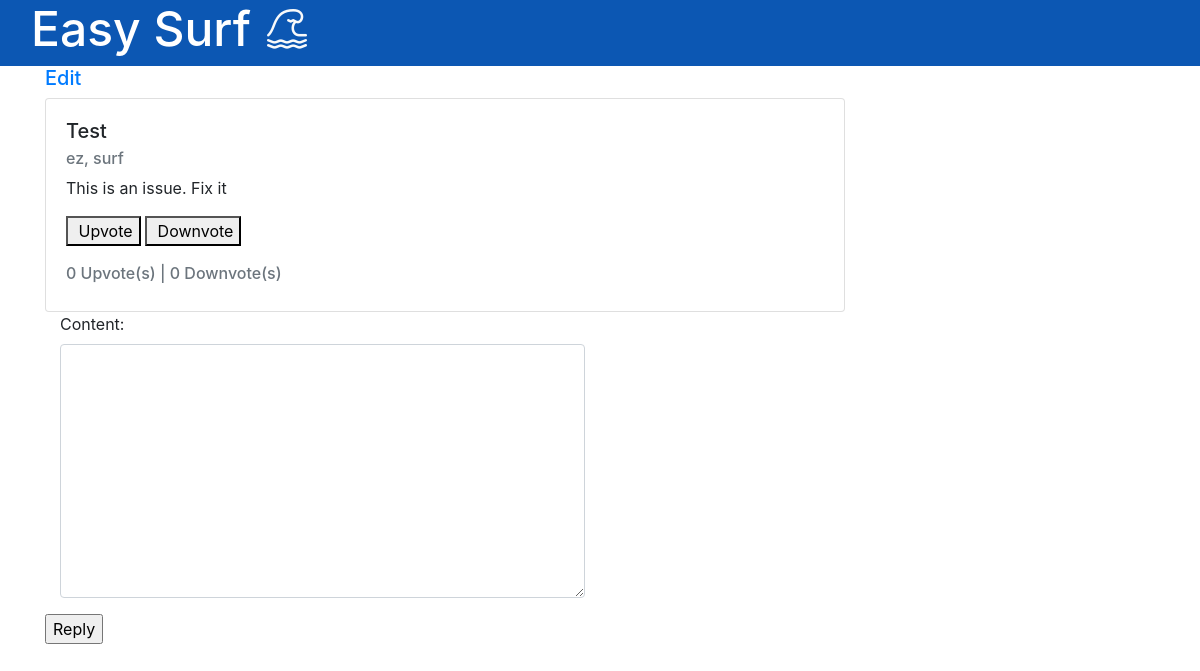
The page /issues/1/ (signed in) on the database as committed earlier.
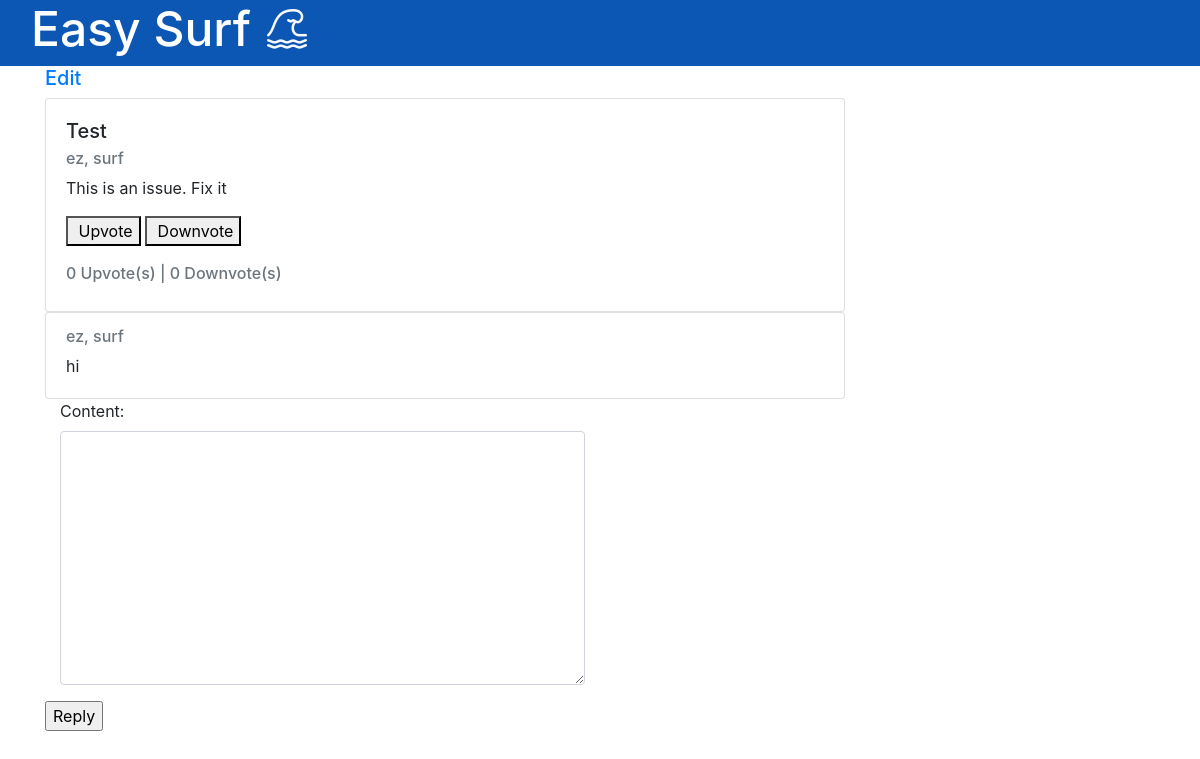
The same page on the database as committed later.
### easysurfCommunityIssues/models.py (models this page shows, shortened)
class IssueReply(models.Model):
    content = models.CharField(max_length=500)
    issue = models.ForeignKey(Issue, on_delete=models.CASCADE)
    user = models.ForeignKey(Account, on_delete=models.CASCADE)
    date_posted = models.DateTimeField(default=timezone.now)

### account/models.py (models this page shows, shortened)
class Account(AbstractBaseUser):
    email = models.EmailField(verbose_name="email", max_length=60, unique=True)
    username = models.CharField(max_length=30, unique=True)
    date_joined = models.DateTimeField(verbose_name="date joined", auto_now_add=True)
    last_login = models.DateTimeField(verbose_name="last login", auto_now=True)
    is_admin = models.BooleanField(default=False)
    is_active = models.BooleanField(default=True)
    is_staff = models.BooleanField(default=False)
    is_superuser = models.BooleanField(default=False)
    first_name = models.CharField(max_length=30)
    last_name = models.CharField(max_length=30)
    birth_date = models.DateField(blank=True, null=True)
    phone_number = models.CharField(max_length=12)
    home_address = models.CharField(max_length=40)
    active_club = models.ForeignKey(Club,on_delete=models.SET_NULL, blank=True, null=True)
    USERNAME_FIELD = 'email'
    REQUIRED_FIELDS = ['username', 'first_name', 'last_name', 'birth_date']
    objects = MainAccountManager()
    def __str__(self):
        return self.first_name + ", " + self.last_name

### easysurfCommunityIssues/views.py (the view, shortened to what this page needs)
# urls.py: path('<int:pk>/', IssueDetailView.as_view(), name='issues-issuedetail'),
class IssueDetailView(LoginRequiredMixin, DetailView):
    model = Issue
    login_url = 'login'
    def get(self, request, *args, **kwargs):
        self.object = self.get_object()
        context = self.get_context_data(object=self.object)
        return self.render_to_response(context)
    def get_context_data(self, **kwargs):
        issueReply = ReplyIssueForm(self.request.POST or None)
        ctx = super(IssueDetailView, self).get_context_data(**kwargs)
        ctx['responses'] = IssueReply.objects.all().filter(issue = self.get_object())
        ctx['form'] = issueReply
        return ctx

### easysurfCommunityIssues/forms.py
class ReplyIssueForm(ModelForm):
    class Meta:
        model = Issue
        fields = ['content']
        widgets = {
            'content': forms.Textarea(attrs={'class': 'form-control'}),
        }

### easysurfCommunityIssues/templates/easysurfCommunityIssues/issue_detail.html (shortened to what this page needs)
<!DOCTYPE html>
{% load static %}
<html lang="en">
<head>
    <link rel="stylesheet" href="https://cdn.jsdelivr.net/npm/bootstrap@4.0.0/dist/css/bootstrap.min.css"
>
    <link rel="stylesheet" href="https://cdn.jsdelivr.net/npm/bootstrap-icons@1.8.1/font/bootstrap-icons.css">
    <link rel="stylesheet" href="{% static 'easysurfHome/styles.css' %}">
</head>
<body class="container-fluid">
    <header class="row 0no-gutters">
        <div class="col d-flex Ebanner text-light ">
            <h1 class="px-3 text-center" style="font-size: 3rem"><a href="{% url 'home-dashboard' %}" class="banner-link">Easy
                    Surf</a></h1>
            <i class="bi bi-tsunami" style="font-size: 2.5rem"></i>
        </div>
    </header>
    <main class="col justify-content-center">
      <div class="col justify-content-center">
        <h5><a href="{% url 'update-issue' object.id %}">Edit</a></h5>
        <div class="card" style="width: 50rem;">
          <div class="card-body">
            <h5 class="card-title">{{object.title}}</h5>
            <h6 class="card-subtitle mb-2 text-muted">{{object.user}}</h6>
            <p class="card-text">{{object.content}}</p>
            <form method="POST">{% csrf_token %}
              <button type="submit" name="upvote_btn" value="SaveHome">&nbsp;Upvote</button>
              <button type="submit" name="downvote_btn" value="SaveNext">&nbsp;Downvote</button>
            </form>
            <br>
            <h6 class="card-subtitle mb-2 text-muted">{{object.upvotes}} Upvote(s) | {{object.downvotes}} Downvote(s)</h6>
          </div>
        </div>
        {% for post in responses %}
        <div class="card" style="width: 50rem;">
          <div class="card-body">
            <h6 class="card-subtitle mb-2 text-muted">{{post.user}}</h6>
            <p class="card-text">{{post.content}}</p>
          </div>
        </div>
        {% endfor %}
        {%block content%}
        <form method="POST">{% csrf_token %}
          <div class="col-6 mb-3">
            {{form.as_p}}
          </div>
          <input type='submit' value='Reply'/>
        </form>
        {%endblock%}
      </div>
    </main>
</body>
</html>

Rows that differ between the two databases and show on the page:
added IssueReply: user "ez, surf", content "hi"
